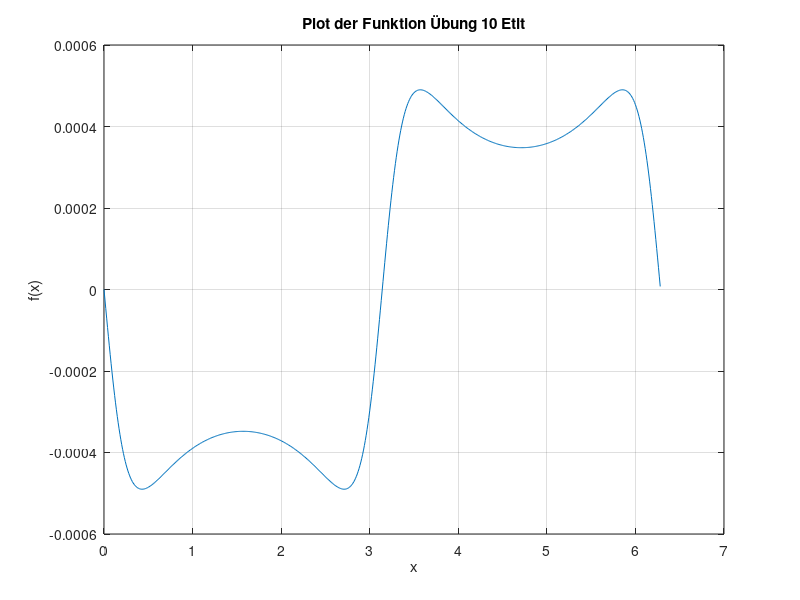

This chart was generated by the following MATLAB code:
% Funktion, die geplottet werden soll: f(x) = 759.909*10^3 * log((30+20*cos(x))/(30-20*cos(x)))

% X-Bereich von 0 bis 2*pi
x = 0:0.01:2*pi;

a = 30*10^(-3);
b = 20*10^(-3);
w = 2*pi*50;
% Funktion f(x) berechnen
y = -6*10^(-7)*( ((a^2-2*a*b*cos(x)+b^2) ./ (a^2+2*a*b*cos(x)+b^2)).*(  ((a^2+2*a*b*cos(x)+b^2).*2*a*b.*sin(x)*w + 2*a*b.*sin(x)*w.*(a^2-2*a*b*cos(x)+b^2)) ./ ((a^2-2*a*b*cos(x)+b^2).^2) ));

% Plot erstellen
figure;  % Neue Figur erstellen
plot(x, y);  % Plot der Funktion erstellen

% Diagramm anpassen
xlabel('x');  % Beschriftung der x-Achse
ylabel('f(x)');  % Beschriftung der y-Achse
title('Plot der Funktion Übung 10 Etit');  % Titel des Diagramms
grid on;  % Gitterlinien im Diagramm anzeigen
